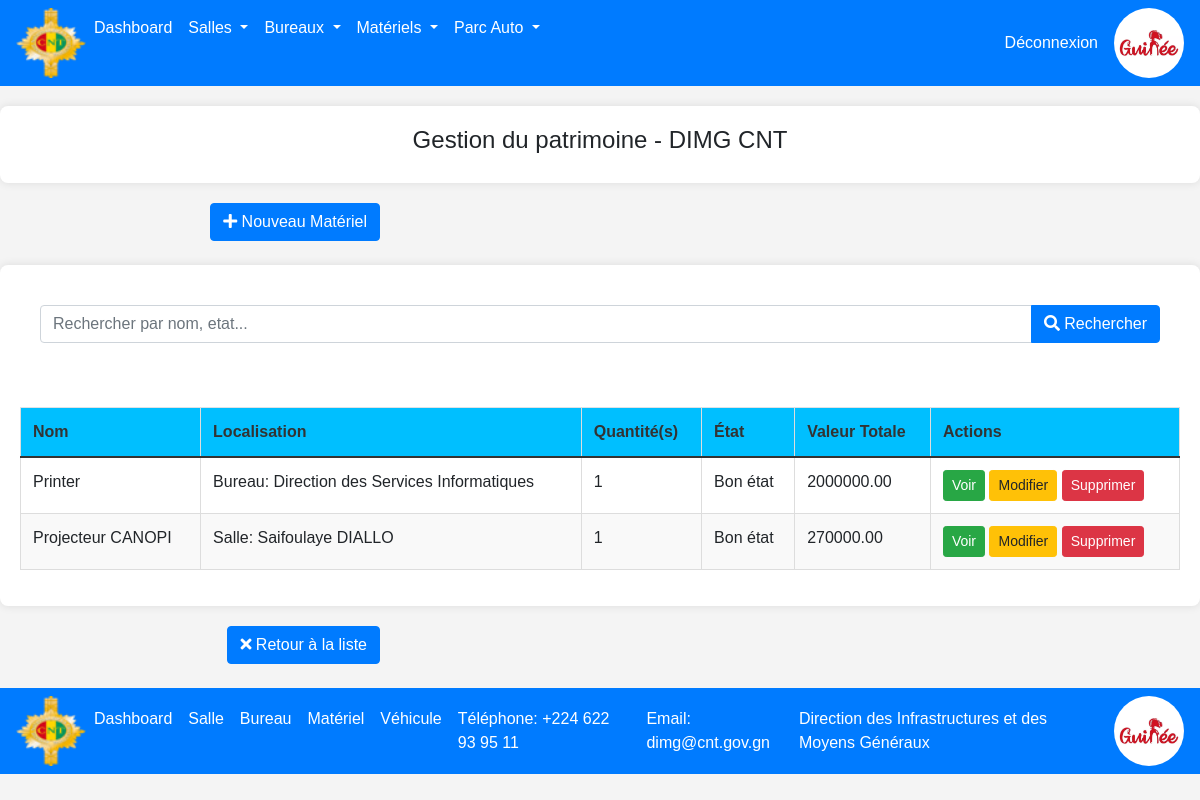
Screenshot of /materiels/bon/ with the database file from the repository.
### patrimoine/models.py (models this page shows, shortened)
class Materiel(models.Model):
    ETAT_CHOICES = [
        ('bon', 'Bon état'),
        ('moyen', 'État moyen'),
        ('mauvais', 'Mauvais état'),
        ('hs', 'Hors service'),
        ('autre', 'Autre'),
    ]
    salle = models.ForeignKey(
        Salle,
        on_delete=models.CASCADE,
        null=True,
        blank=True,
        related_name='materiels',
        verbose_name="Salle",
        help_text="Salle où se trouve le matériel"
    )
    bureau = models.ForeignKey(
        Bureau,
        on_delete=models.CASCADE,
        null=True,
        blank=True,
        related_name='materiels',
        verbose_name="Bureau",
        help_text="Bureau où se trouve le matériel"
    )
    nom = models.CharField(
        "Nom du matériel",
        max_length=100,
        blank=True,
        default=""
    )
    description = models.TextField(
    "Description",
    blank=True,
    default="",
    help_text="Description détaillée du matériel"
    )
    quantite = models.IntegerField(
        "Quantité",
        default=1,
        validators=[MinValueValidator(0)],
        help_text="Nombre d'unités"
    )
    etat = models.CharField(
        "État",
        max_length=100,
        choices=ETAT_CHOICES,
        default='bon'
    )
    numero_serie = models.CharField(
        "Numéro de série",
        max_length=100,
        blank=True,
        default="",
        help_text="Numéro de série ou d'inventaire"
    )
    date_acquisition = models.DateField(
        "Date d'acquisition",
        null=True,
        blank=True
    )
    prix_unitaire = models.DecimalField(
        "Prix unitaire (GNF)",
        max_digits=10,
        decimal_places=2,
        null=True,
        blank=True,
        validators=[MinValueValidator(0)],
        help_text="Prix d'achat unitaire"
    )
    date_creation = models.DateTimeField(
        "Date de création",
        auto_now_add=True
    )
    date_modification = models.DateTimeField(
        "Date de modification",
        auto_now=True
    )
    def get_localisation(self):
        if self.salle:
            return f"Salle: {self.salle.nom}"
        elif self.bureau:
            return f"Bureau: {self.bureau.nom}"
        return "Non localisé"
    def get_valeur_totale(self):
        if self.prix_unitaire and self.quantite:
            return self.prix_unitaire * self.quantite
        return None
    class Meta:
        verbose_name = "Matériel"
        verbose_name_plural = "Matériels"
        ordering = ['nom']
        indexes = [
            models.Index(fields=['salle']),
            models.Index(fields=['bureau']),
            models.Index(fields=['etat']),
        ]

class Bureau(models.Model):
    TYPE_BUREAU_CHOICES = [
        ('box', 'Box office'),
        ('cloisonne', 'Cloisonné'),
        ('open', 'Open Office'),
        ('entier', 'Entier'),
    ]
    type_bureau = models.CharField(
        "Type de bureau",
        max_length=100,
        choices=TYPE_BUREAU_CHOICES
    )
    nom = models.CharField(
        "Nom",
        max_length=100,
        blank=True,  # Utiliser blank=True au lieu de null=True pour CharField
        default=""
    )
    niveau = models.CharField(
        "Niveau",
        max_length=100,
        blank=True,
        default="",
        help_text="Étage ou niveau du bureau"
    )
    surface = models.FloatField(
        "Surface (m²)",
        null=True,
        blank=True,
        validators=[MinValueValidator(0.01)],
        help_text="Surface en mètres carrés"
    )
    capacite = models.IntegerField(
        "Capacité (personnes)",
        null=True,
        blank=True,
        validators=[MinValueValidator(1)],
        help_text="Nombre de personnes pouvant occuper le bureau"
    )
    date_creation = models.DateTimeField(
        "Date de création",
        auto_now_add=True
    )
    date_modification = models.DateTimeField(
        "Date de modification",
        auto_now=True
    )
    class Meta:
        verbose_name = "Bureau"
        verbose_name_plural = "Bureaux"
        ordering = ['nom']

class Salle(models.Model):
    TYPE_SALLE_CHOICES = [
        ('reunion', 'Réunion'),
        ('conference', 'Conférence'),
        ('pleniere', 'Plénière'),
        ('formation', 'Formation'),  # Ajout d'un type supplémentaire
    ]
    type_salle = models.CharField(
        "Type de salle",
        max_length=100,
        choices=TYPE_SALLE_CHOICES
    )
    nom = models.CharField(
        "Nom",
        max_length=100,
        blank=True,
        default=""
    )
    niveau = models.CharField(
        "Niveau",
        max_length=100,
        blank=True,
        default="",
        help_text="Étage ou niveau de la salle"
    )
    capacite = models.IntegerField(
        "Capacité (personnes)",
        null=True,
        blank=True,
        validators=[MinValueValidator(1), MaxValueValidator(1000)],
        help_text="Nombre maximum de personnes"
    )
    surface = models.FloatField(
        "Surface (m²)",
        null=True,
        blank=True,
        validators=[MinValueValidator(0.01)],
        help_text="Surface en mètres carrés"
    )
    equipements = models.TextField(
        "Équipements",
        blank=True,
        default="",
        help_text="Liste des équipements disponibles"
    )
    disponible = models.BooleanField(
        "Disponible",
        default=True,
        help_text="Indique si la salle est disponible"
    )
    date_creation = models.DateTimeField(
        "Date de création",
        auto_now_add=True
    )
    date_modification = models.DateTimeField(
        "Date de modification",
        auto_now=True
    )
    picture = models.ImageField(
        "photo de la salle",
        blank=True
    )
    class Meta:
        verbose_name = "Salle"
        verbose_name_plural = "Salles"
        ordering = ['nom']

### patrimoine/views.py (the view)
# urls.py: path('materiels/bon/', views.materiel_bon, name='materiel_bon'),
def materiel_bon(request):
    materiels = Materiel.objects.filter(etat='bon')
    return render(request, 'materiels/materiel_list.html', {'materiels': materiels})

### templates/materiels/materiel_list.html (shortened to what this page needs)
{% extends 'main.html' %}
{% block content %}
{% load static %}
<div class="container">
    <div class="row">
        <div class="box">
            <h4 class="text text-center">Gestion du patrimoine - DIMG CNT</h4>
        </div>
    </div>
</div>
<div class="row mb-4">
    <div class="col-md-4 text-end">
        <a class="btn btn-primary" href="{% url 'materiel_create' %}">
            <i class="fas fa-plus"></i> Nouveau Matériel
        </a>
    </div>
</div>
<div class="container">
    <div class="row">
		<div class="col-md-12">
			<div class="card-body">
                <form method="get" class="mb-4">
                    <div class="input-group">
                        <input class="form-control" name="search" placeholder="Rechercher par nom, etat..."
                               type="text"
                               value="{{ search_query }}"/>
                        <button class="btn btn-primary" type="submit">
                            <i class="fas fa-search"></i> Rechercher
                        </button>
                    </div>
                </form>
            </div>
            {% if materiels %}
            <div class="table-container">
                <table class="table align-items-center table-flush">
                    <thead class="thead-warning">
                    <tr bgcolor="#00bfff">
                        <th scope="col" class="sort " data-sort="nom">Nom</th>
                        <th scope="col" class="sort " data-sort="locale">Localisation</th>
                        <th scope="col" class="sort " data-sort="qt">Quantité(s)</th>
                        <th scope="col" class="sort " data-sort="etat">État</th>
                        <th scope="col" class="sort " data-sort="vtotalz">Valeur Totale</th>
                        <th scope="col" class="sort " data-sort="detail">Actions</th>
                    </tr>
                    </thead>
                    <tbody class="list">
                    {% for materiel in materiels %}
                    <tr>
                        <td>{{ materiel.nom }}</td>
                        <td>{{ materiel.get_localisation }}</td>
                        <td>{{ materiel.quantite }}</td>
                        <td>{{ materiel.get_etat_display }}</td>
                        <td>{{ materiel.get_valeur_totale }}</td>
                        <td>
                            <a class="btn btn-success btn-sm" href="{% url 'materiel_detail' materiel.pk %}">Voir</a>
                            <a class="btn btn-warning btn-sm" href="{% url 'materiel_update' materiel.pk %}">Modifier</a>
                            <a class="btn btn-danger btn-sm" href="{% url 'materiel_delete' materiel.pk %}">Supprimer</a>
                        </td>
                    </tr>
                    {% endfor %}
                    </tbody>
                </table>
            </div>
            {% endif %}
        </div>
    </div>
</div>
<div class="row mb-4">
  <div class="col-md-4 text-end">
    <a class="btn btn-primary" href="{% url 'materiel_list' %}">
      <i class="fas fa-times"></i> Retour à la liste
    </a>
  </div>
</div>
{% endblock %}

### static/css/style.css (style rules this page uses)
body { font-family: Arial, sans-serif; margin: 0; padding: 0; background-color: #f4f4f4; }
.container { max-width: 1200px; margin: 20px auto; padding: 20px; background-color: #ffffff; border-radius: 8px; box-shadow: 0 0 10px rgba(0, 0, 0, 0.1); }
.table-container { max-height: 400px; overflow-y: auto; margin-top: 20px; }
table { width: 100%; border-collapse: collapse; text-align: left; }
table th, table td { padding: 12px; border: 1px solid #ddd; }
table th { background-color: #f2f2f2; color: #333; }
table tr:nth-child(even) { background-color: #f9f9f9; }

### rows the page displays
Materiel: nom "Printer", get_localisation "Bureau: Direction des Services Informatiques", quantite "1", etat "Bon état", get_valeur_totale "2000000.00"
Materiel: nom "Projecteur CANOPI", get_localisation "Salle: Saifoulaye DIALLO", quantite "1", etat "Bon état", get_valeur_totale "270000.00"
